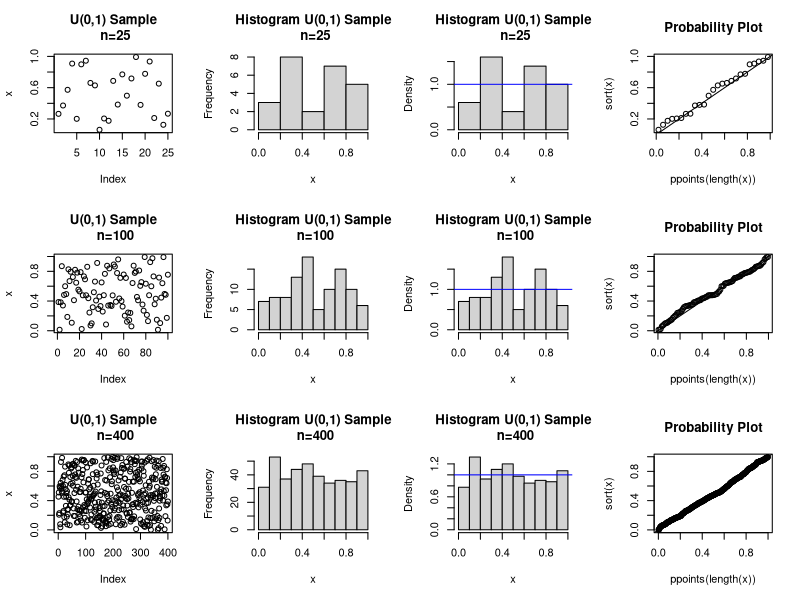
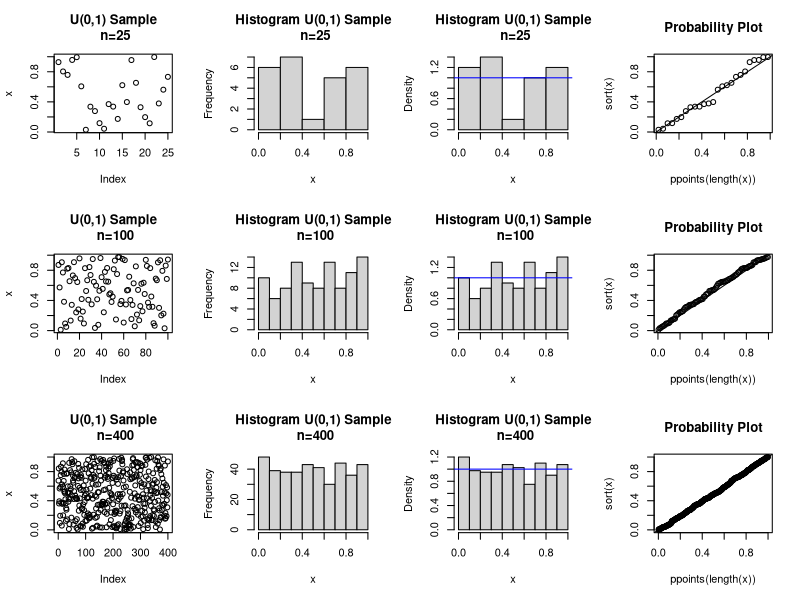
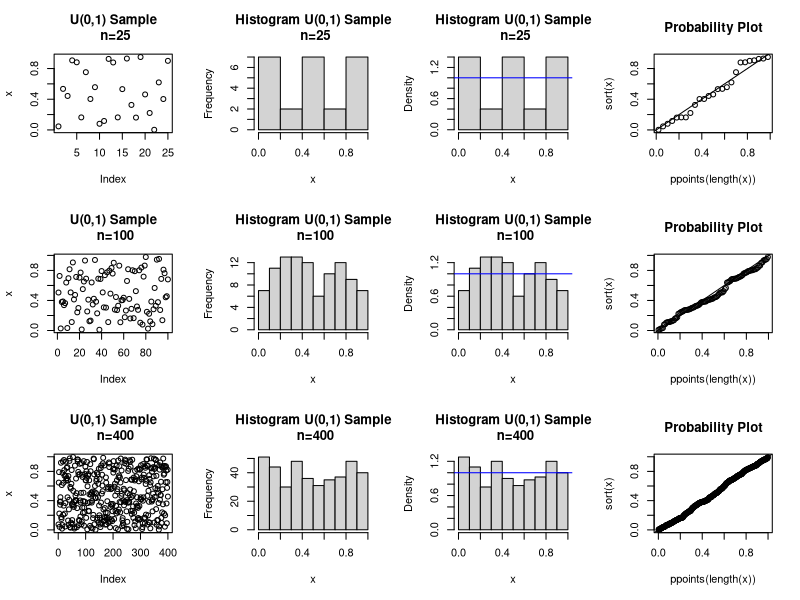
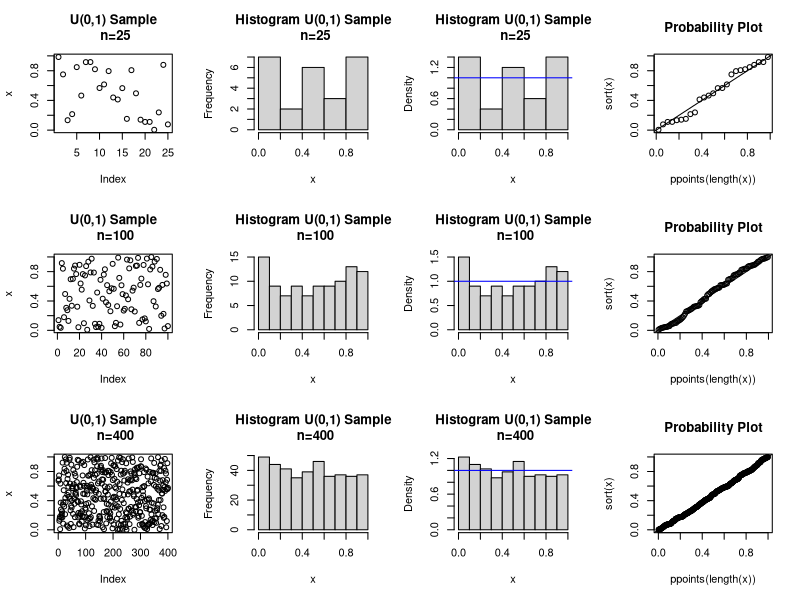
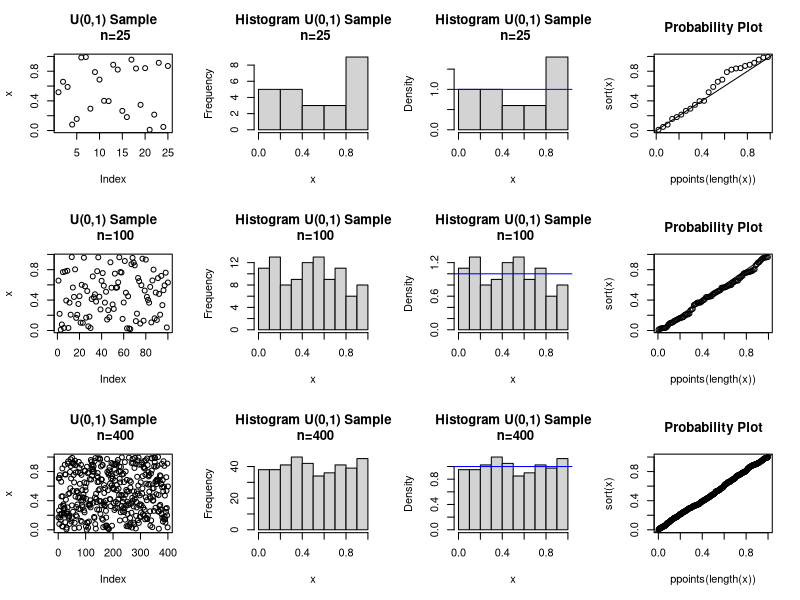
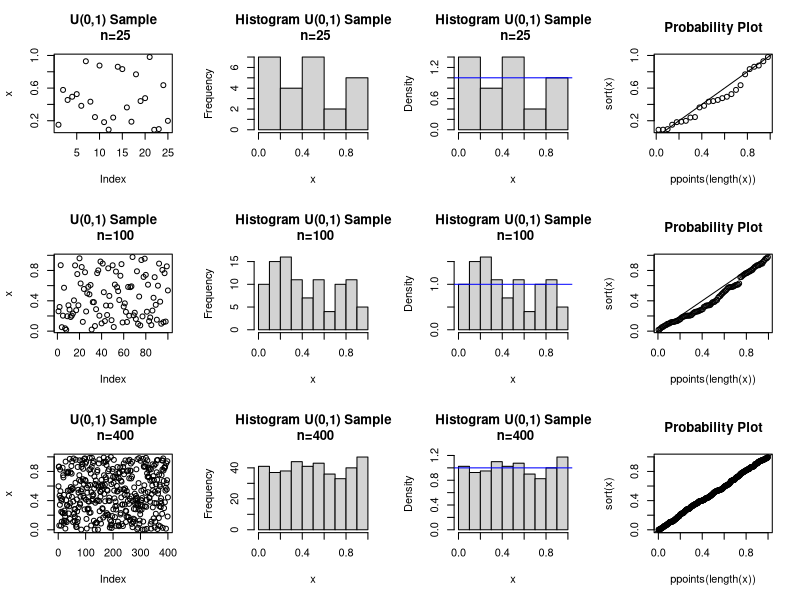
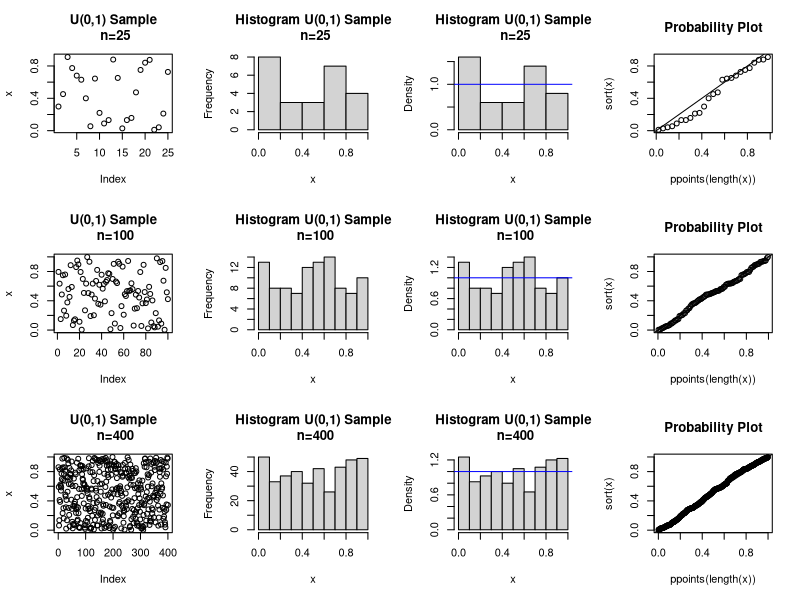
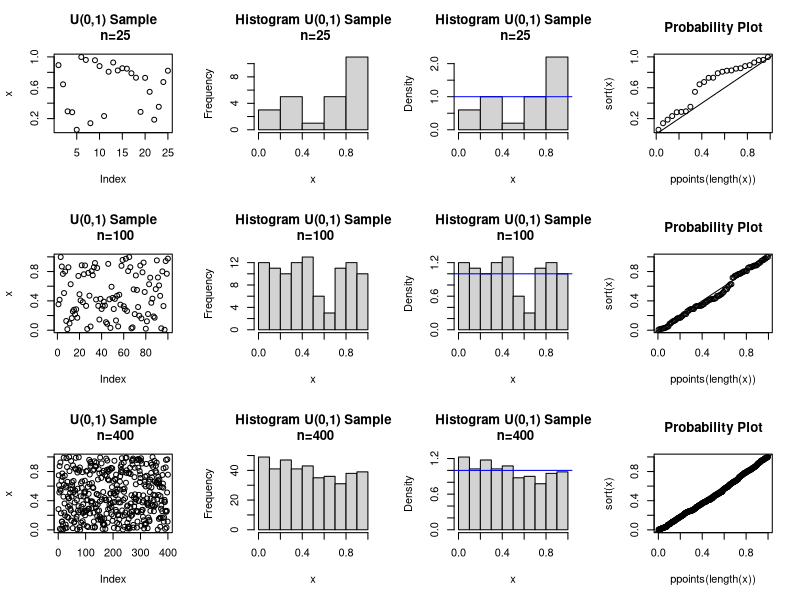

These charts were generated, in order, by the following R code:
  # RProject7_1_ProbabilityPlots_Uniform.r

# Simulate samples of U(0,1) random varaibles
#   Plot sample, histogram, and probability plot for different-sized samples

# 1.0 Uniform(0,1) Samples
set.seed(1)
par(mfrow=c(3,4))
n.simulations=10
for (j in c(1:n.simulations)){
for (n.samplesize in c(25, 100, 400)){
x=runif(n=n.samplesize)

plot(x, main=paste("U(0,1) Sample","\n n=", as.character(length(x)),sep=""))

hist(x, main=paste("Histogram U(0,1) Sample","\n n=", as.character(length(x)),sep=""))
hist(x, probability=TRUE,
     main=paste("Histogram U(0,1) Sample","\n n=", as.character(length(x)),sep=""))
abline(h=1,col='blue')
plot(ppoints(length(x)), sort(x), main="Probability Plot")
abline(a=0,b=1) # Plot line with slope=0 and intercept=0
}


} # end loop j
